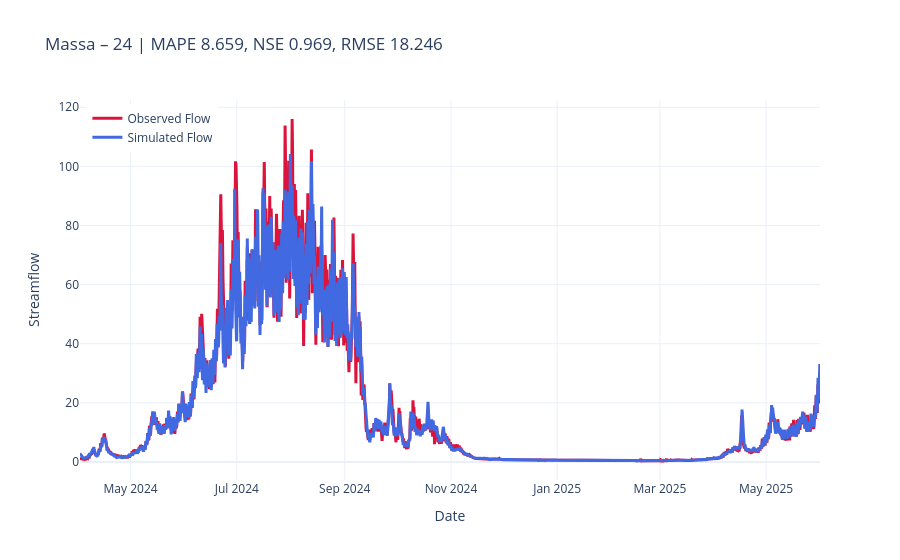
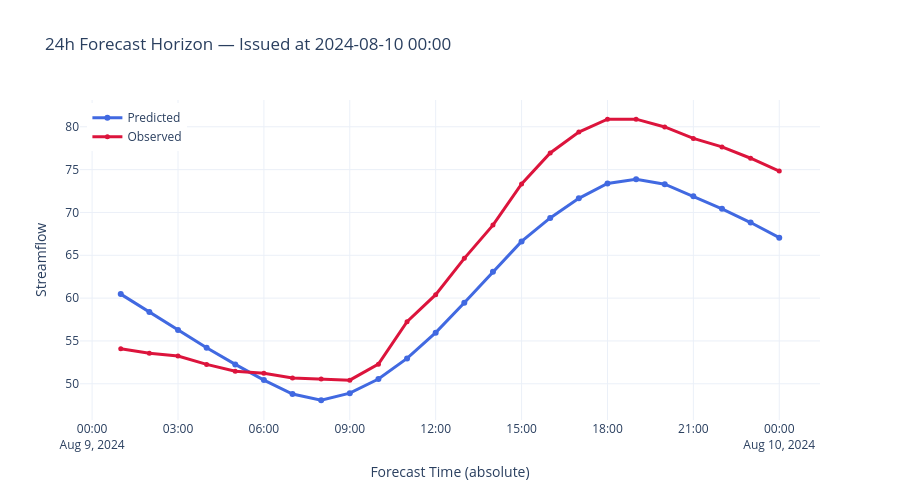
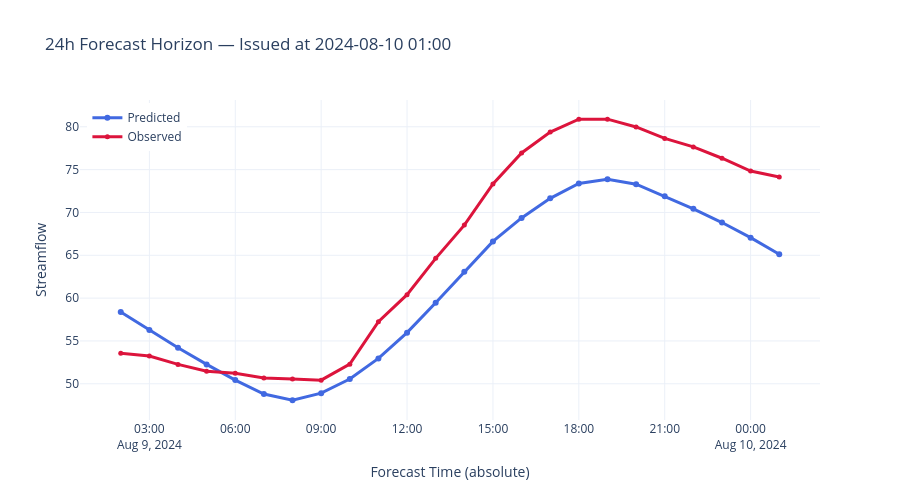

Source (notebook cell) for these figures, in order:
### Code cell
from custom.functions.Plot import plot_forecast_24h, plot_forecast_horizon_24h,plot_forecast_horizon_series

xr_ds = results['massa']["1h"]["xr"]
title24 = f"Massa – {cfg.predict_last_n} | MAPE {results['massa']['1h']['MAPE']:.3f}, NSE {results['massa']['1h']['NSE']:.3f}, RMSE {results['massa']['1h']['MSE']:.3f}"

# last forecast of the horizon vs obs
plot_forecast_24h(xr_ds, title=title24).show()
# All spaghetti forecasts
# plot_forecast_24h(xr_ds, mode="spaghetti").show()


# Example: visualize forecast issued on April 10, 2024, at midnight
plot_forecast_horizon_24h(
    xr_ds,
    issue_date="2024-08-10 00:00:00"
).show()
plot_forecast_horizon_24h(
    xr_ds,
    issue_date="2024-08-10 01:00:00"
).show()
